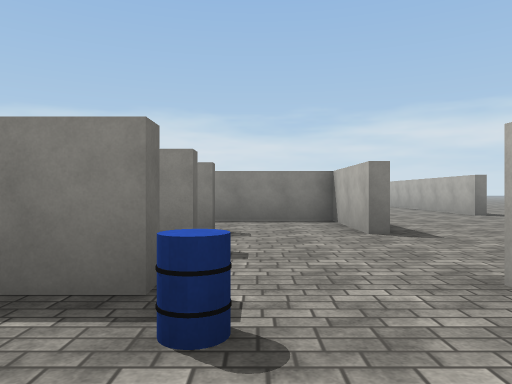
[1] (above)

18 first-person views from a walk through a robot-simulator world made for Webots. The camera is 1.2 m above the floor, looks level and sees 70° across. The floor is counted in squares, 2 m on a side. Each view is taken from the middle of a square. On the plan, view 1 faces up. The plan holds only what a view shows up to about 10 squares ahead; the rest is blank. The place goes on beyond the plan. Robots are left out. Simple shapes and patterns stand in for the simulator's stock objects. Uneven ground is drawn flat.

[2]
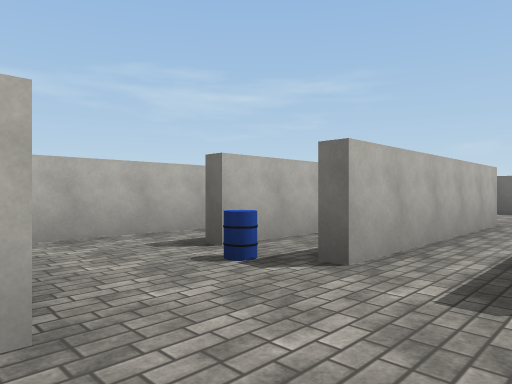

[3]
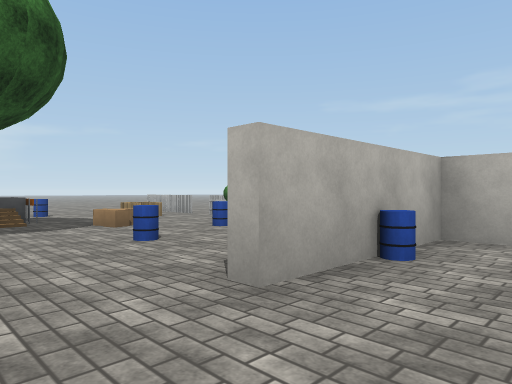

[4]
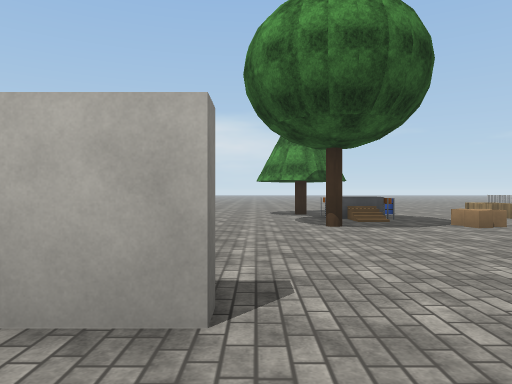

[5]
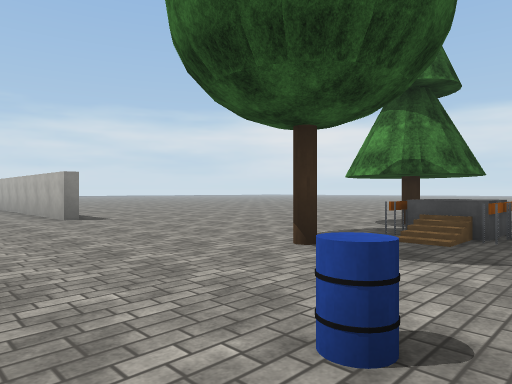

[6]
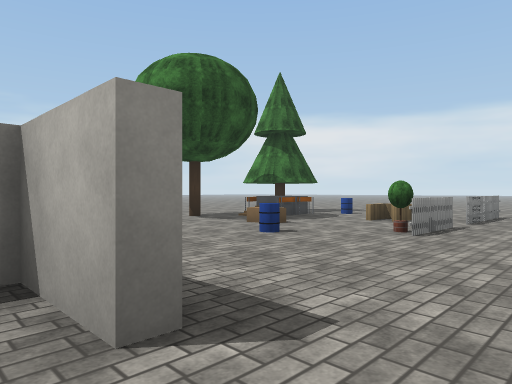

[7]
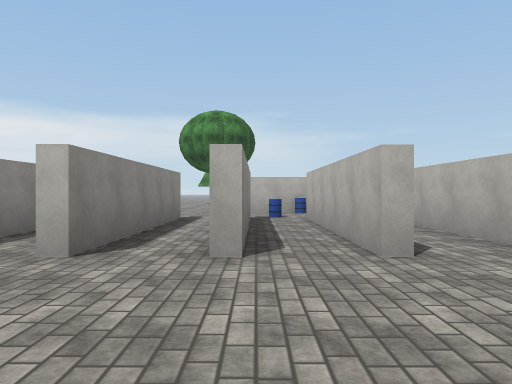

[8]
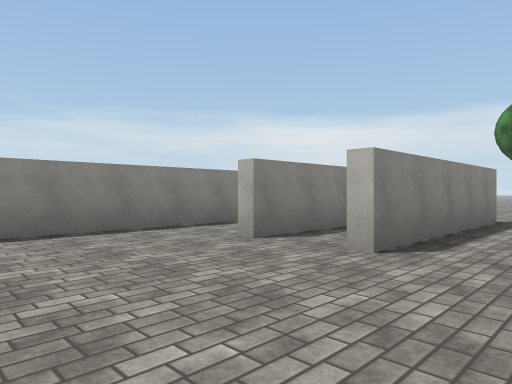

[9]
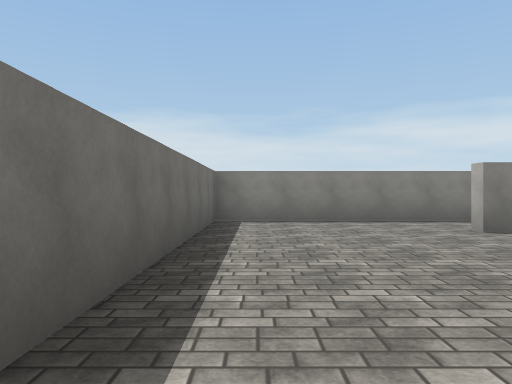

[10]
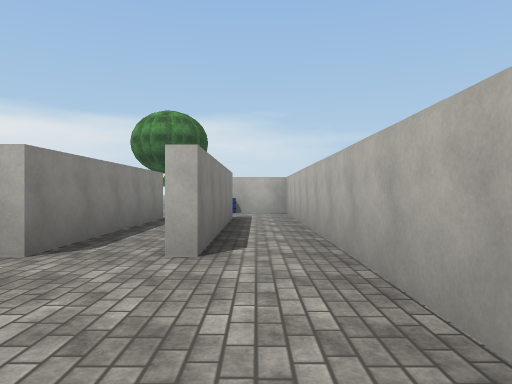

[11]
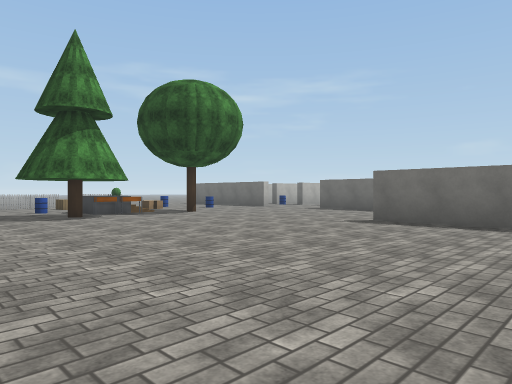

[12]
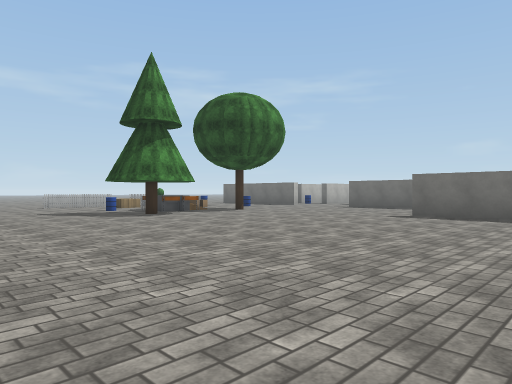

[13]
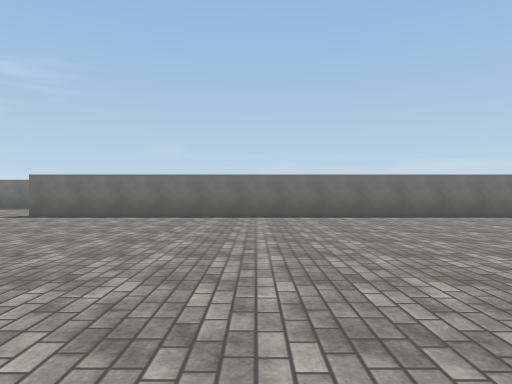

[14]
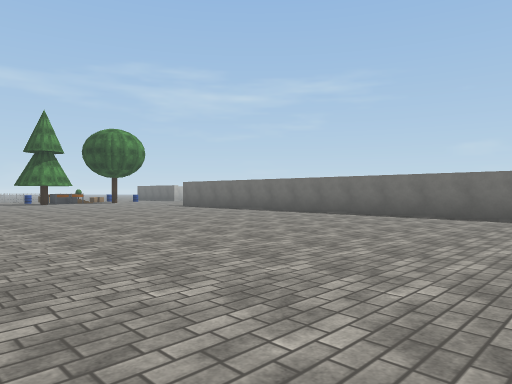

[15]
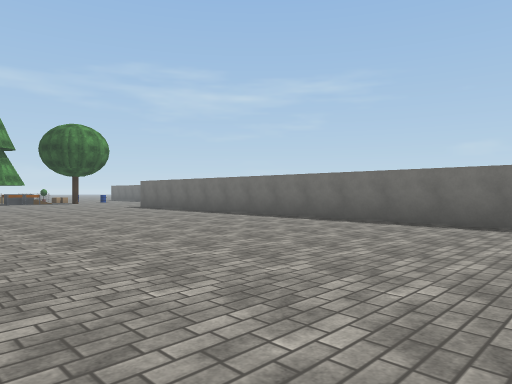

[16]
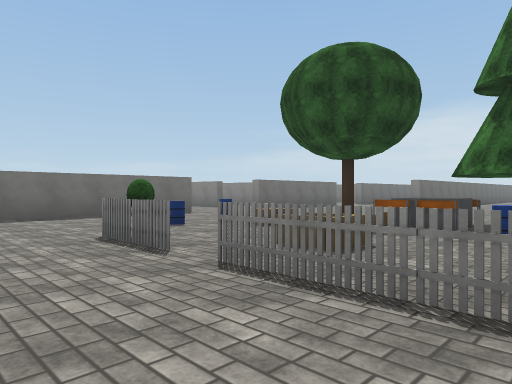

[17]
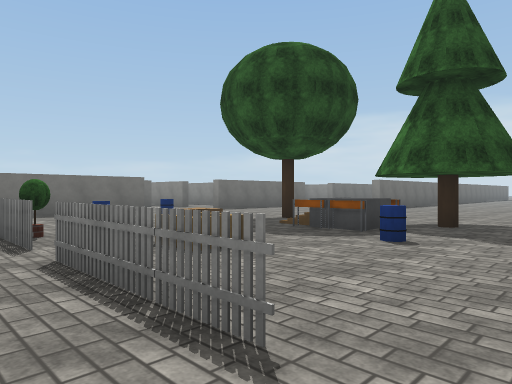

[18]
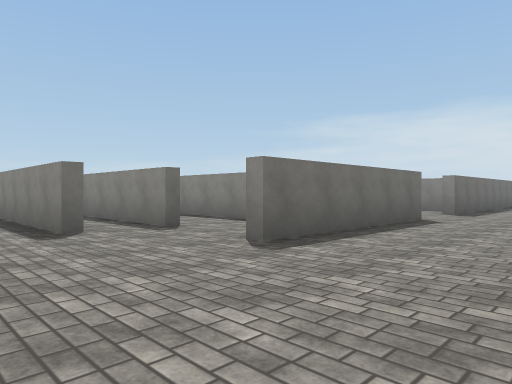

### Floor plan
Points are (right, up) in squares from view 1. A wall is a line through its corners. A room is listed if a view was taken in it or the views show most of it. See-through windows are left out.
Room 1 (views 1, 7, 8, 9, 10)
walls: (-5.6, 3.7) (-5.6, 4.1); (-7.8, -0.9) (1.6, -0.9) (1.6, 2.4); (-5.4, 7.6) (-9.9, 7.6) (-9.9, 1.1); (-0.6, 2.1) (-5.8, 2.1); (-0.6, 5.4) (-5.8, 5.4); (-0.6, 0.5) (-5.6, 0.5)
ways out: opening at (-6, 5.3) to room 2; opening at (0.5, 1.5) to room 2
objects: barrel (0, 1); barrel (1, 1)
Room 2 (views 2, 3, 4, 5, 6, 11, 12, 13, 14, 15, 16, 17, 18)
walls: (1.9, 10.2) (1.9, 5.2) (1.6, 5.2) (1.6, 7.6) (-5.4, 7.6); (1.9, 13.1) (1.9, 12.4); (1.6, 2.4) (2, 2.4); (1.9, 1.1) (1.9, -2.6) (1.6, -2.6); (-0.6, 4.1) (-0.6, 3.7) (-5.6, 3.7); (5.9, 21.7) (5.9, 9.3) (5.6, 9.3) (5.6, 12.5); (-5.6, 2.4) (-0.6, 2.4)
low walls: (8.1, -0.2) (9, -0.2) (9, -0.8) (8.1, -0.8); (8.1, -0.7) (8.9, -0.7) (8.9, -0.3) (8.1, -0.3)
ways out: opening at (-6, 5.3) to room 1; opening at (0.5, 1.5) to room 1; opening at (0.5, -3.5); opening at (2, 11.5)
objects: barrel (4, 2); barrel (5, 0); fence (6, -2); cardboard box (6, 1); tree (6, 4); fence (7, -2); cardboard box (7, 1); barrier (8, 2); barrier (8, 3); fence (9, -2); barrier (9, 2); barrier (9, 3); pine tree (9, 3) to (11, 5); fence (10, -2); barrel (10, 1); fence (11, -2)

Where each view was taken, in squares from view 1:
view 1: 0 up, 0 right, facing up
view 2: 4 up, 2 right, facing down-left
view 3: 4 up, 0 right, facing down-right
view 4: 5 up, 0 right, facing right
view 5: 1 up, 3 right, facing up-right
view 6: 4 down, 1 right, facing up-right
view 7: 2 up, 9 left, facing right
view 8: 2 up, 9 left, facing up-right
view 9: 0 up, 9 left, facing up
view 10: 0 up, 9 left, facing right
view 11: 13 up, 13 right, facing down-left
view 12: 13 up, 15 right, facing down-left
view 13: 15 up, 15 right, facing left
view 14: 23 up, 15 right, facing down-left
view 15: 23 up, 13 right, facing down-left
view 16: 4 down, 11 right, facing up-left
view 17: 3 down, 12 right, facing up-left
view 18: 2 up, 5 right, facing up-left
